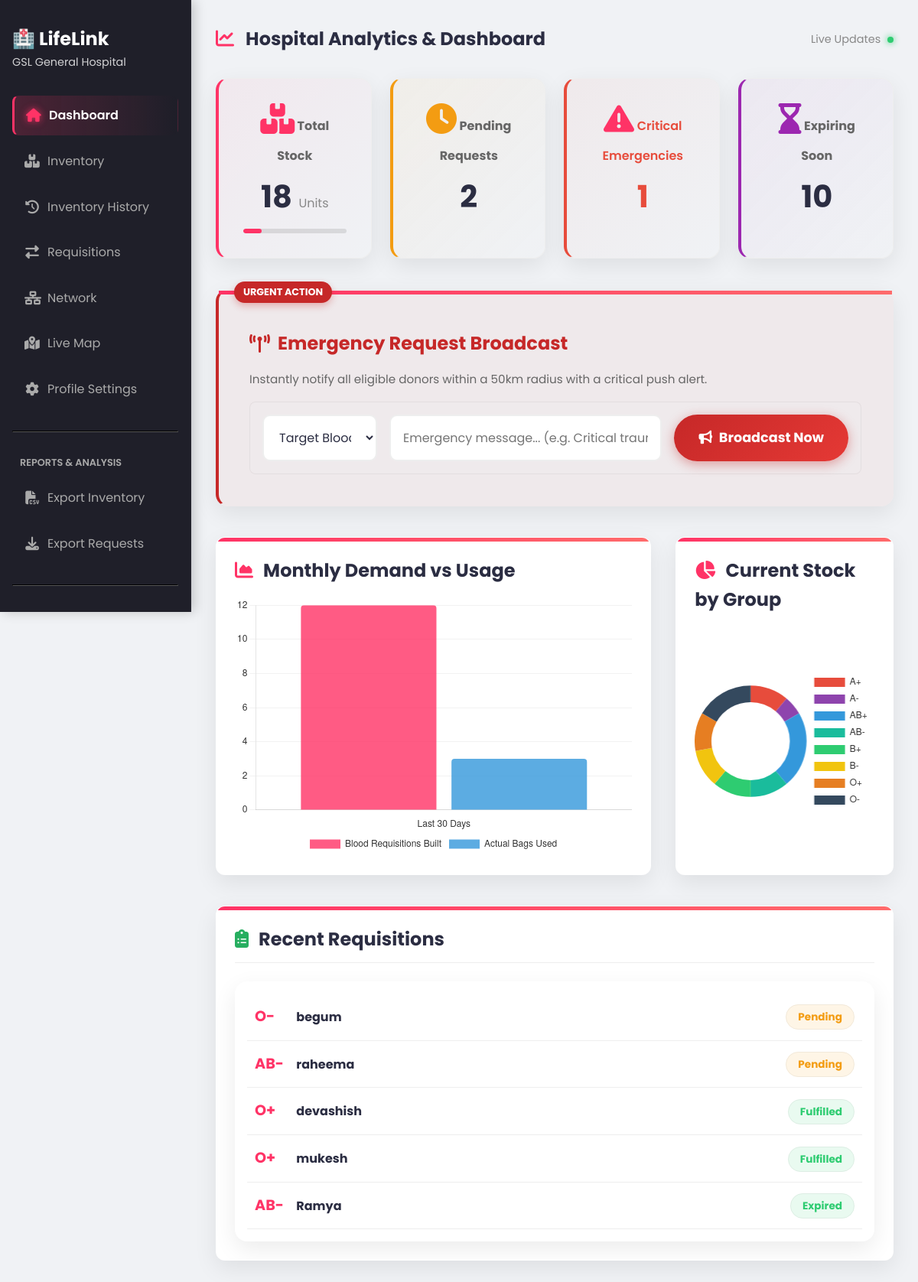
/hospital/dashboard (signed in), run on the app's committed database.
### models.py (models this page shows, shortened)
class Hospital(UserMixin, db.Model):
    __tablename__ = 'hospitals'
    id = db.Column(db.Integer, primary_key=True)
    name = db.Column(db.String(100), nullable=False)
    email = db.Column(db.String(100), unique=True, nullable=True)
    password_hash = db.Column(db.String(200), nullable=True)
    city = db.Column(db.String(50), nullable=False)
    address = db.Column(db.String(255), nullable=False)
    mobile_number = db.Column(db.String(20), unique=True, nullable=False)
    latitude = db.Column(db.Float, nullable=True)
    longitude = db.Column(db.Float, nullable=True)
    blood_stock = db.Column(db.JSON, default={})
    is_approved = db.Column(db.Boolean, default=True)

class BloodRequest(db.Model):
    __tablename__ = 'blood_requests'
    id = db.Column(db.Integer, primary_key=True)
    requester_id = db.Column(db.Integer, db.ForeignKey('users.id'), nullable=True)
    patient_name = db.Column(db.String(100), nullable=False)
    blood_group = db.Column(db.String(5), nullable=False)
    hospital_name = db.Column(db.String(100), nullable=False)
    hospital_location = db.Column(db.String(255), nullable=True)
    req_latitude = db.Column(db.Float, nullable=False)
    req_longitude = db.Column(db.Float, nullable=False)
    urgency_level = db.Column(db.String(20), default='Medium')
    contact_number = db.Column(db.String(15), nullable=False)
    status = db.Column(db.String(20), default='Pending') # Pending, Fulfilled, Cancelled, Expired
    fulfilled_by_id = db.Column(db.Integer, db.ForeignKey('users.id'), nullable=True)
    expiry_days = db.Column(db.Integer, default=5)
    expiry_at = db.Column(db.DateTime, nullable=True)
    created_at = db.Column(db.DateTime, default=datetime.utcnow)
    requester = db.relationship('User', foreign_keys=[requester_id], backref='requests')
    fulfilled_by = db.relationship('User', foreign_keys=[fulfilled_by_id], backref='fulfilled_requests')

### app.py (the view)
@app.route('/hospital/dashboard')
@login_required
def hospital_dashboard():
    if not isinstance(current_user, Hospital): return redirect(url_for('home'))
    total_stock = BloodBag.query.filter_by(hospital_id=current_user.id, status='Available').count()
    pending_reqs = BloodRequest.query.filter_by(hospital_name=current_user.name, status='Pending').count()
    emergency_reqs = BloodRequest.query.filter(BloodRequest.hospital_name==current_user.name, BloodRequest.status=='Pending', BloodRequest.urgency_level.in_(['Critical', 'High'])).count()
    bags = BloodBag.query.filter_by(hospital_id=current_user.id, status='Available').all()
    expiry_alerts = sum(1 for b in bags if (b.expiry_date - date.today()).days <= 7)
    from collections import Counter
    blood_groups = [b.blood_group for b in bags]
    stock_by_group = dict(Counter(blood_groups))
    thirty_days_ago = datetime.utcnow() - timedelta(days=30)
    monthly_usage = BloodBag.query.filter_by(hospital_id=current_user.id, status='Used').filter(BloodBag.donation_date >= thirty_days_ago.date()).count()
    month_demand = BloodRequest.query.filter_by(hospital_name=current_user.name).filter(BloodRequest.created_at >= thirty_days_ago).count()
    recent_reqs = BloodRequest.query.filter_by(hospital_name=current_user.name).order_by(BloodRequest.created_at.desc()).limit(5).all()
    return render_template('hospital/dashboard.html',
        total_stock=total_stock, pending_reqs=pending_reqs,
        expiry_alerts=expiry_alerts, recent_reqs=recent_reqs,
        emergency_reqs=emergency_reqs, stock_by_group=stock_by_group,
        monthly_usage=monthly_usage, month_demand=month_demand)

### templates/hospital/dashboard.html (shortened to what this page needs)
{% extends 'hospital/base.html' %}
{% block hospital_content %}
<div style="display: flex; justify-content: space-between; align-items: center; margin-bottom: 2rem;">
    <h2 style="color: var(--secondary); margin: 0;"><i class="fas fa-chart-line" style="color: var(--primary); margin-right: 10px;"></i> Hospital Analytics & Dashboard</h2>
    <div style="font-size: 0.9rem; color: #888;">Live Updates <span style="display: inline-block; width: 8px; height: 8px; background: #2ecc71; border-radius: 50%; margin-left: 5px; box-shadow: 0 0 8px #2ecc71;"></span></div>
</div>
<div class="grid" style="grid-template-columns: repeat(auto-fit, minmax(200px, 1fr)); gap: 1.5rem; margin-bottom: 2.5rem;">
    <div class="stat-card hover-lift" style="border-left: 4px solid var(--primary); background: linear-gradient(135deg, rgba(255,51,102,0.05), rgba(0,0,0,0));">
        <h3 style="color: #666; font-size: 1rem;"><i class="fas fa-boxes" style="color: var(--primary);"></i> Total Stock</h3>
        <p style="font-size: 2.5rem; font-weight: bold; margin-top: 0.5rem; color: var(--text);">{{ total_stock }} <span style="font-size: 1rem; font-weight: normal; color: #888;">Units</span></p>
        <div style="width: 100%; background: rgba(0,0,0,0.1); height: 6px; border-radius: 3px; margin-top: 10px; overflow: hidden;">
            <div style="width: {{ [100, (total_stock / 100.0) * 100]|min }}%; background: var(--primary); height: 100%; border-radius: 3px;"></div>
        </div>
    </div>
    <div class="stat-card hover-lift" style="border-left: 4px solid #f39c12; background: linear-gradient(135deg, rgba(243,156,18,0.05), rgba(0,0,0,0));">
        <h3 style="color: #666; font-size: 1rem;"><i class="fas fa-clock" style="color: #f39c12;"></i> Pending Requests</h3>
        <p style="font-size: 2.5rem; font-weight: bold; margin-top: 0.5rem; color: var(--text);">{{ pending_reqs }}</p>
    </div>
    <div class="stat-card hover-lift {% if emergency_reqs > 0 %}animate-pulse-border{% endif %}" style="border-left: 4px solid #e74c3c; background: linear-gradient(135deg, rgba(231,76,60,0.05), rgba(0,0,0,0));">
        <h3 style="color: #e74c3c; font-size: 1rem; font-weight: 600;"><i class="fas fa-exclamation-triangle"></i> Critical Emergencies</h3>
        <p style="font-size: 2.5rem; font-weight: bold; margin-top: 0.5rem; color: #e74c3c;">{{ emergency_reqs }}</p>
    </div>
    <div class="stat-card hover-lift" style="border-left: 4px solid #9c27b0; background: linear-gradient(135deg, rgba(156,39,176,0.05), rgba(0,0,0,0));">
        <h3 style="color: #666; font-size: 1rem;"><i class="fas fa-hourglass-end" style="color: #9c27b0;"></i> Expiring Soon</h3>
        <p style="font-size: 2.5rem; font-weight: bold; margin-top: 0.5rem; color: var(--text);">{{ expiry_alerts }}</p>
    </div>
</div>
<div class="card animate-pulse-border hover-lift" style="margin-bottom: 2.5rem; background: rgba(231, 76, 60, 0.05); border-left: 4px solid #c62828; position: relative; overflow: visible;">
    <div style="position: absolute; top: -12px; left: 20px; background: #c62828; color: white; padding: 4px 12px; border-radius: 20px; font-size: 0.8rem; font-weight: bold; box-shadow: 0 4px 10px rgba(198,40,40,0.3);">
        URGENT ACTION
    </div>
    <h3 style="color: #c62828; margin-top: 10px; display: flex; align-items: center; gap: 10px;">
        <i class="fas fa-broadcast-tower"></i> Emergency Request Broadcast
    </h3>
    <p style="color: #666; margin-bottom: 1rem; font-size: 0.95rem;">Instantly notify all eligible donors within a 50km radius with a critical push alert.</p>
    <form method="POST" action="{{ url_for('hospital_broadcast') }}" style="display: flex; gap: 1rem; flex-wrap: wrap; background: rgba(255,255,255,0.05); padding: 1rem; border-radius: 8px; border: 1px solid rgba(0,0,0,0.05);">
        <select name="blood_group" class="input-highlight" required style="flex: 1; min-width: 150px; background: var(--surface);">
            <option value="">Target Blood Group</option>
        </select>
        <input type="text" name="message" class="input-highlight" placeholder="Emergency message... (e.g. Critical trauma patient needs O+ immediately!)" required style="flex: 3; min-width: 250px; background: var(--surface);">
        <button type="submit" class="btn hover-lift" style="background: linear-gradient(135deg, #c62828, #e53935); color: white; border: none; padding: 0.8rem 2rem; font-weight: bold; font-size: 1.1rem; box-shadow: 0 4px 15px rgba(198,40,40,0.4);"><i class="fas fa-bullhorn" style="margin-right: 5px;"></i> Broadcast Now</button>
    </form>
</div>
<div class="grid" style="grid-template-columns: 2fr 1fr; gap: 2rem;">
    <div class="card hover-lift" style="padding: 1.5rem; border-radius: 12px; display: flex; flex-direction: column; min-width: 0;">
        <h3 style="margin-bottom: 1rem; color: var(--secondary);"><i class="fas fa-chart-area" style="color: var(--primary); margin-right: 8px;"></i> Monthly Demand vs Usage</h3>
        <div style="position: relative; flex-grow: 1; min-height: 300px; width: 100%;">
            <canvas id="trendChart"></canvas>
        </div>
    </div>
    <div class="card hover-lift" style="padding: 1.5rem; border-radius: 12px; display: flex; flex-direction: column; min-width: 0;">
        <h3 style="margin-bottom: 1rem; color: var(--secondary);"><i class="fas fa-chart-pie" style="color: var(--primary); margin-right: 8px;"></i> Current Stock by Group</h3>
        <div style="position: relative; flex-grow: 1; min-height: 300px; width: 100%;">
            <canvas id="stockPie"></canvas>
        </div>
    </div>
</div>
<div class="card hover-lift" style="margin-top: 2.5rem; padding: 1.5rem; border-radius: 12px;">
    <h3 style="margin-bottom: 1.5rem; color: var(--secondary); border-bottom: 1px solid var(--border-color); padding-bottom: 10px;"><i class="fas fa-clipboard-list" style="color: var(--accent); margin-right: 8px;"></i> Recent Requisitions</h3>
    {% if recent_reqs %}
    <div class="table-container">
        <table style="width: 100%; border-collapse: collapse;">
            <tbody>
                {% for req in recent_reqs %}
                <tr style="border-bottom: 1px solid var(--border-color); background: transparent;">
                    <td style="padding: 15px 10px;">
                        <span style="font-size: 1.2rem; font-weight: bold; color: var(--primary); display: inline-block; width: 50px;">{{ req.blood_group }}</span>
                        <strong style="color: var(--text);">{{ req.patient_name }}</strong>
                    </td>
                    <td style="text-align: right; padding: 15px 10px;">
                        <span style="padding: 6px 15px; border-radius: 20px; font-size: 0.85rem; font-weight: bold; background: {% if req.status == 'Pending' %}rgba(243,156,18,0.1); color: #f39c12{% elif req.status == 'Assigned' %}rgba(25,118,210,0.1); color: #1976d2{% else %}rgba(46,204,113,0.1); color: #2ecc71{% endif %}; border: 1px solid rgba(0,0,0,0.05);">
                            {{ req.status }}
                        </span>
                    </td>
                </tr>
                {% endfor %}
            </tbody>
        </table>
    </div>
    {% else %}
    <div style="text-align: center; padding: 3rem 1rem;">
        <i class="fas fa-file-invoice" style="font-size: 3rem; color: #ccc; margin-bottom: 1rem;"></i>
        <p style="color: #888; font-size: 1.1rem;">No recent requisitions found in the system.</p>
    </div>
    {% endif %}
</div>
<script>
    const isDark = document.body.getAttribute('data-theme') === 'dark' || window.matchMedia('(prefers-color-scheme: dark)').matches;
    const textColor = isDark ? '#f1f1f1' : '#333';
    const gridColor = isDark ? 'rgba(255,255,255,0.1)' : 'rgba(0,0,0,0.05)';
    Chart.defaults.color = textColor;
    const ctxTrend = document.getElementById('trendChart').getContext('2d');
    new Chart(ctxTrend, {
        type: 'bar',
        data: {
            labels: ['Last 30 Days'],
            datasets: [
                {
                    label: 'Blood Requisitions Built',
                    data: [{{ month_demand }}],
                    backgroundColor: 'rgba(255, 51, 102, 0.8)',
                    borderRadius: 4
                },
                {
                    label: 'Actual Bags Used',
                    data: [{{ monthly_usage }}],
                    backgroundColor: 'rgba(52, 152, 219, 0.8)',
                    borderRadius: 4
                }
            ]
        },
        options: { responsive: true, maintainAspectRatio: false, scales: { y: { beginAtZero: true, grid: { color: gridColor } }, x: { grid: { display: false } } }, plugins: { legend: { position: 'bottom' } } }
    });
    const ctxPie = document.getElementById('stockPie').getContext('2d');
    const pieData = JSON.parse('{{ stock_by_group | tojson | safe }}');
    new Chart(ctxPie, {
        type: 'doughnut',
        data: {
            labels: Object.keys(pieData).length ? Object.keys(pieData) : ['Empty Data'],
            datasets: [{
                data: Object.keys(pieData).length ? Object.values(pieData) : [1],
                backgroundColor: ['#e74c3c', '#8e44ad', '#3498db', '#1abc9c', '#2ecc71', '#f1c40f', '#e67e22', '#34495e'],
                borderWidth: isDark ? 2 : 0,
                borderColor: isDark ? '#1a1a2e' : '#fff'
            }]
        },
        options: { responsive: true, maintainAspectRatio: false, cutout: '70%', plugins: { legend: { position: 'right' } } }
    });
</script>
{% endblock %}

### templates/hospital/base.html (shortened to what this page needs)
<!DOCTYPE html>
<html lang="{{ current_lang }}">
<head>
    <link rel="stylesheet" href="{{ url_for('static', filename='css/style.css') }}">
    <link rel="stylesheet" href="https://cdnjs.cloudflare.com/ajax/libs/font-awesome/6.4.0/css/all.min.css">
</head>
<body>
    <div class="sidebar">
        <h2>🏥 LifeLink</h2>
        <p style="font-size: 0.9em; margin-bottom: 2rem; opacity: 0.8;">{{ current_user.name }}</p>
        <a href="{{ url_for('hospital_dashboard') }}" class="{{ 'active' if request.endpoint == 'hospital_dashboard' else '' }}"><i class="fas fa-home"></i> Dashboard</a>
        <a href="{{ url_for('hospital_inventory') }}" class="{{ 'active' if request.endpoint == 'hospital_inventory' else '' }}"><i class="fas fa-boxes"></i> Inventory</a>
        <a href="{{ url_for('hospital_history') }}" class="{{ 'active' if request.endpoint == 'hospital_history' else '' }}"><i class="fas fa-history"></i> Inventory History</a>
        <a href="{{ url_for('hospital_requisition') }}" class="{{ 'active' if request.endpoint == 'hospital_requisition' or request.endpoint == 'fulfill_requisition' else '' }}"><i class="fas fa-exchange-alt"></i> Requisitions</a>
        <a href="{{ url_for('hospital_network') }}" class="{{ 'active' if request.endpoint == 'hospital_network' else '' }}"><i class="fas fa-network-wired"></i> Network</a>
        <a href="{{ url_for('hospital_map') }}" class="{{ 'active' if request.endpoint == 'hospital_map' else '' }}"><i class="fas fa-map-marked-alt"></i> Live Map</a>
        <a href="{{ url_for('hospital_profile') }}" class="{{ 'active' if request.endpoint == 'hospital_profile' else '' }}"><i class="fas fa-cog"></i> Profile Settings</a>
        <hr style="border-color: #555; margin: 20px 0;">
        <div style="padding: 10px; color: #aaa; text-transform: uppercase; font-size: 0.8em; font-weight: 600;">Reports & Analysis</div>
        <a href="{{ url_for('hospital_export', report_type='inventory') }}"><i class="fas fa-file-csv"></i> Export Inventory</a>
        <a href="{{ url_for('hospital_export', report_type='requests') }}"><i class="fas fa-download"></i> Export Requests</a>
        <hr style="border-color: #555; margin: 20px 0;">
        <a href="{{ url_for('home') }}"> Main Site</a>
    </div>
    <div class="content">
        {% block hospital_content %}{% endblock %}
    </div>
</body>
</html>

### data on the page
Hospital: name "GSL General Hospital"
BloodRequest: blood_group "O-", patient_name "begum", status "Pending"
BloodRequest: blood_group "AB-", patient_name "raheema", status "Pending"
BloodRequest: blood_group "O+", patient_name "devashish", status "Fulfilled"
BloodRequest: blood_group "O+", patient_name "mukesh", status "Fulfilled"
BloodRequest: blood_group "AB-", patient_name "Ramya", status "Expired"

### other printed values
{{ total_stock }} "18"
{{ pending_reqs }} "2"
{{ emergency_reqs }} "1"
{{ expiry_alerts }} "10"
chart data {{ month_demand }} 12
chart data {{ monthly_usage }} 3
chart data {{ stock_by_group | tojson | safe }} {"A+": 2, "A-": 1, "AB+": 4, "AB-": 2, "B+": 2, "B-": 2, "O+": 2, "O-": 3}
